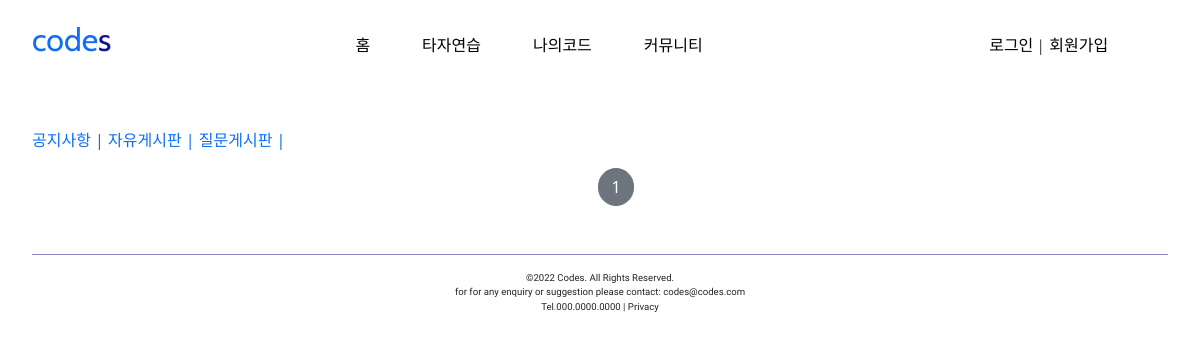
/board/list/, run on the app's committed database.
### boardapp/models.py (models this page shows, shortened)
class PostCategory(models.Model):
    post_category_id = models.AutoField(primary_key=True)
    post_category = models.CharField(max_length=32, null=False)

### boardapp/views.py (the view)
# urls.py: path('list/', CategoryListView.as_view(), name='list'),
class CategoryListView(ListView):
    model = PostCategory
    context_object_name = 'category_list'
    template_name = 'boardapp/list.html'
    paginate_by = 5

### boardapp/templates/boardapp/list.html (shortened to what this page needs)
{% extends 'base.html' %}
{% block content %}
<div style="margin-top: 5rem; margin-left: 2rem">
    {% if category_list %}
    <div style="text-align: left;margin-left: auto; margin-right: auto;">
    {% for list in category_list %}
        <a href="{% url 'boardapp:detail' pk=list.pk %}" style="text-decoration: none;">
                <div style="display: inline-block">
                    {{ list.post_category }} |
                </div>
        </a>
    {% endfor %}
    </div>
    {% endif %}
    {% include 'snippets/pagination.html' with page_obj=page_obj %}
</div>
{% endblock %}

### data on the page
PostCategory: post_category "공지사항"
PostCategory: post_category "자유게시판"
PostCategory: post_category "질문게시판"

### other printed values
{{ page_obj.number }} "1"
